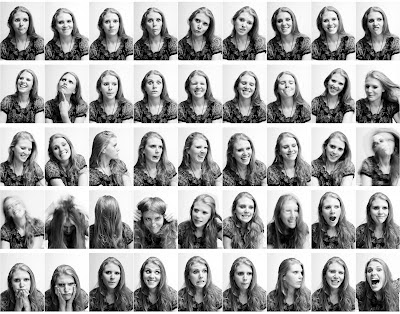
#> input picture image/face_detector/FacesOfDarbya.jpg, 400 x 314 px, found by its file name
$ python cascade_FaceDetector.py
#> lines starting #> are read from the running program, lines starting #| are printed output that depends on the picture
import cv2

# haarcascade_frontalface_alt.xml scale-factor = 1.00849, min-neighbours = 5
# scale factor of 1.03 - 1.05 for haar seems to give good results


class CascadeClassifier:
	def __init__(self, classifier_type):
		if classifier_type == 'haar':
			self.classifier = cv2.CascadeClassifier('../saved-models/face-detection/haarcascade_frontalface_alt.xml')
			self.scale_factor = 1.0303035
			self.min_neighbours = 5
		elif classifier_type == 'lbp':
			self.classifier = cv2.CascadeClassifier('../saved-models/face-detection/lbpcascade_frontalface_improved.xml')
			self.scale_factor = 1.2
			self.min_neighbours = 5
		elif classifier_type == "none":
			self.classifier = cv2.CascadeClassifier()
			self.scale_factor = -1
			self.min_neighbours = -1
		else:
			raise Exception("unknown classifier type")


class FaceDetector:
	cascade_classifier = CascadeClassifier("none")

	def __init__(self):
		raise Exception("you can't make an object of this class")

	# public functions
	@staticmethod
	def set_classifier(classifier_type='haar'):
		FaceDetector.cascade_classifier = CascadeClassifier(classifier_type)

	@staticmethod
	def get_faces(img):
		"""
		this function is supposed to extract faces from image, set them in required format,
		enhance them, pack them with their respective boxes in original image and return them
		:param img:np.mat the image with faces in it
		:returns res:list [ .., (face, box), ...]
		where each face is an image for the detected face
		and each box is a tuple of two points the upper-left-corner and lower-right-corner
		"""
		boxes = FaceDetector.__get_faces_locations(img)
		# FaceDetector.__display(img.copy(), boxes)
		faces = FaceDetector.__extract_faces(img, boxes)
		faces = FaceDetector.__enhance_faces(faces)
		res = []
		for face, box in zip(faces, boxes):
			res.append((face, box))
		return res

	@staticmethod
	def is_one_face(img):
		"""
		this function checks if the given image contains EXACTLY 1 face
		:param img:
		:return: True if only 1 face is found, False otherwise
		"""
		return len(FaceDetector.__get_faces_locations(img)) == 1

	@staticmethod
	def get_face_landmarks(face):
		"""
		this function should return the locations of the landmarks in the face
		:param face:np.mat image with exactly one face in it
		:return: not-known-yet
		"""
		raise Exception("not implemented yet")

	# private functions
	@staticmethod
	def __get_faces_locations(img):
		"""
		this function applies the haar classifier to the image to detect the faces in it
		:param img:np.mat
		:return:boxes:list of boxes that contain faces in the image
		where each box contains a tuple of two points
		the upper left corner and the lower right corner
		"""
		if FaceDetector.cascade_classifier.scale_factor < 0:
			raise Exception("you should initialize the classifier first")
		faces = FaceDetector.cascade_classifier.classifier.detectMultiScale(
			img,
			scaleFactor=FaceDetector.cascade_classifier.scale_factor,
			minNeighbors=FaceDetector.cascade_classifier.min_neighbours
		)
		boxes = []
		for face in faces:
			p1 = (face[0], face[1])
			p2 = (face[2] + face[0], face[3] + face[1])
			boxes.append((p1, p2))
		return boxes

	@staticmethod
	def __extract_faces(img, boxes):
		"""
		this function should extract the faces in the given locations in the given image
		:param img:np.mat the image with faces in it
		:param boxes:list it contains the locations for faces in the image
		:return:faces:list of np.mat images of faces in the given image
		"""
		faces = []
		for box in boxes:
			p1, p2 = box
			face = img[p1[1]:p2[1], p1[0]:p2[0]]
			faces.append(face)
		return faces

	@staticmethod
	def __enhance_faces(faces):
		"""
		this function puts the image for the face in the correct format
		:param faces: a list of faces detected in the image
		:return: faces: a list of faces after applying the required enhancements
		1 - reshaped to 48 * 48
		2 - turn into greyscale
		"""
		for i in range(len(faces)):
			faces[i] = cv2.resize(faces[i], (48, 48))
			faces[i] = cv2.cvtColor(faces[i], cv2.COLOR_RGB2GRAY)
		return faces

	@staticmethod
	def __display(img, boxes):
		for box in boxes:
			cv2.rectangle(img, box[0], box[1], (0, 255, 0), 1)
		cv2.imshow("detected faces", img)
		cv2.waitKey(0)


if __name__ == '__main__':
	im = cv2.imread("examples/FacesOfDarbya.jpg")
#> im is the input picture: shape (314, 400, 3); min 0, max 255, mean 162.7
	FaceDetector.set_classifier("haar")
	fs = FaceDetector.get_faces(im)
#> in __get_faces_locations, `faces = FaceDetector.cascade_classifier.classifier.detectMultiScale( i..`: faces = 34 rows, first 6: [10, 11, 24, 24], [100, 13, 23, 23], [143, 11, 23, 23], [273, 12, 23, 23], [319, 11, 23, 23], [364, 11, 23, 23]
#> the loop in __get_faces_locations, `for face in faces:` made 34 passes
#> (face, p2) on passes 1 to 12: ([10, 11, 24, 24], (34, 35)), ([100, 13, 23, 23], (123, 36)), ([143, 11, 23, 23], (166, 34)), ([273, 12, 23, 23], (296, 35)), ([319, 11, 23, 23], (342, 34)), ([364, 11, 23, 23], (387, 34)), ([54, 13, 23, 23], (77, 36)), ([234, 13, 22, 22], (256, 35)), ([143, 74, 23, 23], (166, 97)), ([276, 74, 22, 22], (298, 96)), ([99, 75, 23, 23], (122, 98)), ([188, 75, 22, 22], (210, 97))
#> after the loop in __get_faces_locations, `for face in faces:`: boxes = 34 items
#> the loop in __extract_faces, `for box in boxes:` made 34 passes
#> (p1, p2) on passes 1 to 12: ((10, 11), (34, 35)), ((100, 13), (123, 36)), ((143, 11), (166, 34)), ((273, 12), (296, 35)), ((319, 11), (342, 34)), ((364, 11), (387, 34)), ((54, 13), (77, 36)), ((234, 13), (256, 35)), ((143, 74), (166, 97)), ((276, 74), (298, 96)), ((99, 75), (122, 98)), ((188, 75), (210, 97))
#> pass 1, in __extract_faces, `face = img[p1[1]:p2[1], p1[0]:p2[0]]`:
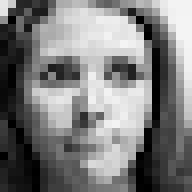
#> face: shape (24, 24, 3) (shown 8 times larger); min 0, max 244, mean 124.6
#> pass 2, in __extract_faces, `face = img[p1[1]:p2[1], p1[0]:p2[0]]`:
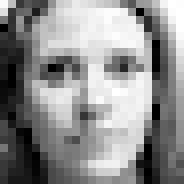
#> face: shape (23, 23, 3) (shown 8 times larger); min 0, max 255, mean 141.7
#> pass 3, in __extract_faces, `face = img[p1[1]:p2[1], p1[0]:p2[0]]`:
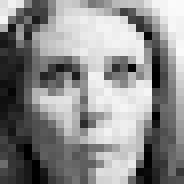
#> face: shape (23, 23, 3) (shown 8 times larger); min 0, max 251, mean 139.6
#> the loop in __enhance_faces, `for i in range(len(faces)):` made 34 passes
#> the loop in get_faces, `for face, box in zip(faces, boxes):` made 34 passes
#> fs = 34 items
	for i in fs:
		print(i[1])
		cv2.imshow("face", i[0])
		cv2.waitKey(0)
#> this loop made 34 passes
#| ((10, 11), (34, 35))
#| ((100, 13), (123, 36))
#| ((143, 11), (166, 34))
#| ((273, 12), (296, 35))
#| ((319, 11), (342, 34))
#| ((364, 11), (387, 34))
#| ((54, 13), (77, 36))
#| ((234, 13), (256, 35))
#> (further printed lines are left out)
#> pass 1, `cv2.imshow("face", i[0])`:
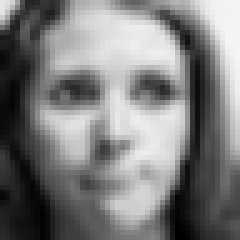
#> window 'face': shape (48, 48) (shown 5 times larger); min 0, max 244, mean 124.5
#> pass 2, `cv2.imshow("face", i[0])`:
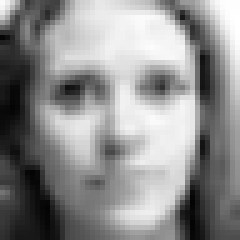
#> window 'face': shape (48, 48) (shown 5 times larger); min 4, max 255, mean 141.6

$ run again, with image/face_detector/dlib_example2.jpg copied over image/face_detector/FacesOfDarbya.jpg
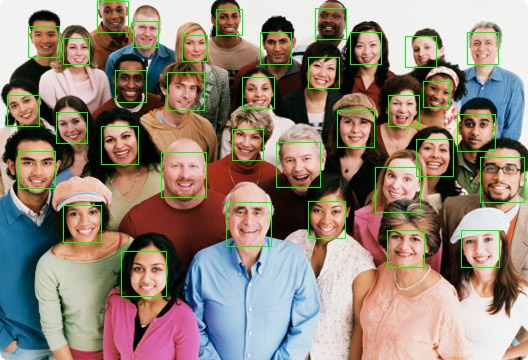
#> input picture image/face_detector/dlib_example2.jpg, 528 x 360 px, found by its file name
#> im is the input picture: shape (360, 528, 3); mean B, G, R 120, 132.5, 147.5
#> in __get_faces_locations, `faces = FaceDetector.cascade_classifier.classifier.detectMultiScale( i..`: faces = 31 rows, first 6: [181, 31, 30, 30], [64, 36, 30, 30], [132, 16, 31, 31], [214, 4, 31, 31], [29, 22, 33, 33], [350, 33, 34, 34]
#> the loop in __get_faces_locations, `for face in faces:` made 31 passes
#> (face, p2) on passes 1 to 8: ([181, 31, 30, 30], (211, 61)), ([64, 36, 30, 30], (94, 66)), ([132, 16, 31, 31], (163, 47)), ([214, 4, 31, 31], (245, 35)), ([29, 22, 33, 33], (62, 55)), ([350, 33, 34, 34], (384, 67)), ([259, 28, 36, 36], (295, 64)), ([169, 74, 35, 35], (204, 109))
#> after the loop in __get_faces_locations, `for face in faces:`: boxes = 31 items
#> the loop in __extract_faces, `for box in boxes:` made 31 passes
#> (p1, p2) on passes 1 to 8: ((181, 31), (211, 61)), ((64, 36), (94, 66)), ((132, 16), (163, 47)), ((214, 4), (245, 35)), ((29, 22), (62, 55)), ((350, 33), (384, 67)), ((259, 28), (295, 64)), ((169, 74), (204, 109))
#> pass 1, in __extract_faces, `face = img[p1[1]:p2[1], p1[0]:p2[0]]`:
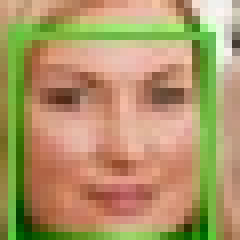
#> face: shape (30, 30, 3) (shown 8 times larger); mean B, G, R 103.8, 150.6, 175.1
#> the loop in __enhance_faces, `for i in range(len(faces)):` made 31 passes
#> the loop in get_faces, `for face, box in zip(faces, boxes):` made 31 passes
#> the loop `for i in fs:` made 31 passes
#| ((181, 31), (211, 61))
#| ((64, 36), (94, 66))
#| ((132, 16), (163, 47))
#| ((214, 4), (245, 35))
#| ((29, 22), (62, 55))
#> (further printed lines are left out)
#> pass 2, `cv2.imshow("face", i[0])`:
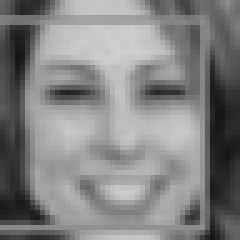
#> window 'face': shape (48, 48) (shown 5 times larger); min 20, max 208, mean 130.7

$ run again, with image/face_detector/dlib_example3.jpg copied over image/face_detector/FacesOfDarbya.jpg
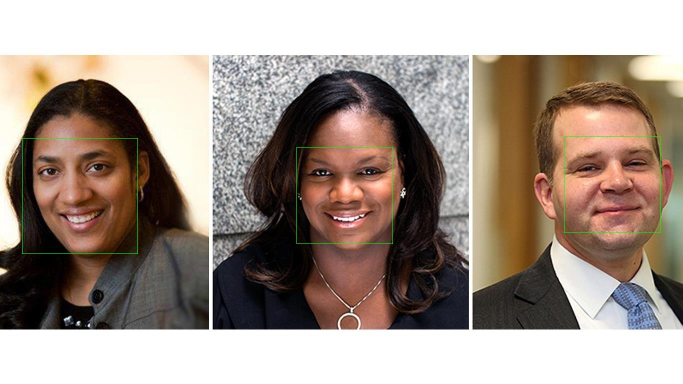
#> input picture image/face_detector/dlib_example3.jpg, 1365 x 768 px, found by its file name (shown at 1/2 size)
#> im is the input picture: shape (768, 1365, 3); mean B, G, R 137.7, 147.9, 161.8
#> in __get_faces_locations, `faces = FaceDetector.cascade_classifier.classifier.detectMultiScale( i..`: faces = [[861, 404, 91, 91], [566, 248, 254, 254], [32, 243, 238, 238], [1105, 232, 241, 241]]
#> the loop in __get_faces_locations, `for face in faces:` made 4 passes
#> (face, p2) on passes 1 to 4: ([861, 404, 91, 91], (952, 495)), ([566, 248, 254, 254], (820, 502)), ([32, 243, 238, 238], (270, 481)), ([1105, 232, 241, 241], (1346, 473))
#> after the loop in __get_faces_locations, `for face in faces:`: boxes = [((861, 404), (952, 495)), ((566, 248), (820, 502)), ((32, 243), (270, 481)), ((1105, 232), (1346, 473))]
#> the loop in __extract_faces, `for box in boxes:` made 4 passes
#> (p1, p2) on passes 1 to 4: ((861, 404), (952, 495)), ((566, 248), (820, 502)), ((32, 243), (270, 481)), ((1105, 232), (1346, 473))
#> pass 1, in __extract_faces, `face = img[p1[1]:p2[1], p1[0]:p2[0]]`:
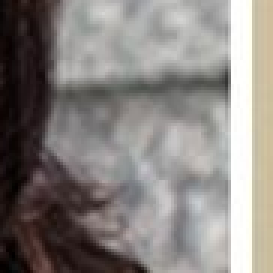
#> face: shape (91, 91, 3) (shown 3 times larger); mean B, G, R 128.5, 131.9, 136.9
#> after the loop in __extract_faces, `for box in boxes:`: faces = 4 items
#> the loop in __enhance_faces, `for i in range(len(faces)):` made 4 passes
#> the loop in get_faces, `for face, box in zip(faces, boxes):` made 4 passes
#> the loop `for i in fs:` made 4 passes
#| ((861, 404), (952, 495))
#| ((566, 248), (820, 502))
#| ((32, 243), (270, 481))
#| ((1105, 232), (1346, 473))
#> pass 2, `cv2.imshow("face", i[0])`:
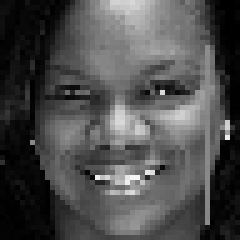
#> window 'face': shape (48, 48) (shown 5 times larger); min 0, max 246, mean 76.4
